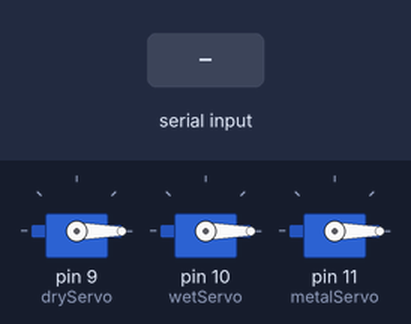
This sketch was run on a simulated Arduino Uno, built with avr-gcc and run on an emulated ATmega328P. Shown: 3 × servo. The test bench sets the inputs (shaded band).

Above: at 1.2 s.
1.3 s: "D" received over Serial
At 2.5 s:
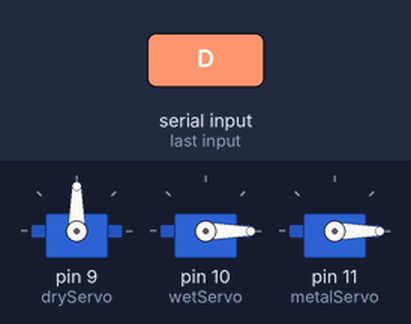
Timing chart, 0 to 12.8 s (numbered marks = the images above; inputs shaded):
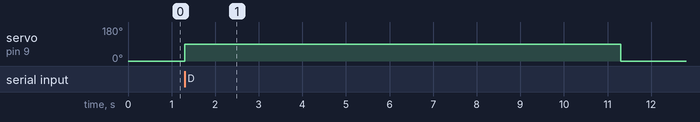

Measured:
- after the input at 1.3 s, servo on pin 9 (dryServo): 0° → 90° at once, → 0° 10.0 s later

The sketch:

garbage_bin_servo.ino
```cpp
#include <Servo.h>

Servo dryServo;
Servo wetServo;
Servo metalServo;

const int CLOSED = 0;
const int OPEN = 90;
const unsigned long OPEN_TIME = 10000;

bool busy = false;
unsigned long startTime = 0;
Servo* activeServo = nullptr;

void setup() {

  Serial.begin(115200);

  dryServo.attach(9);
  wetServo.attach(10);
  metalServo.attach(11);

  dryServo.write(CLOSED);
  wetServo.write(CLOSED);
  metalServo.write(CLOSED);
}

void loop() {

  if (busy) {

    if (millis() - startTime >= OPEN_TIME) {

      activeServo->write(CLOSED);

      busy = false;
      activeServo = nullptr;

    }

    return;
  }

  if (Serial.available()) {

    char cmd = Serial.read();

    if (cmd == 'D') triggerServo(dryServo);
    else if (cmd == 'W') triggerServo(wetServo);
    else if (cmd == 'M') triggerServo(metalServo);
  }
}

void triggerServo(Servo &s) {

  s.write(OPEN);

  activeServo = &s;
  startTime = millis();

  busy = true;
}
```
